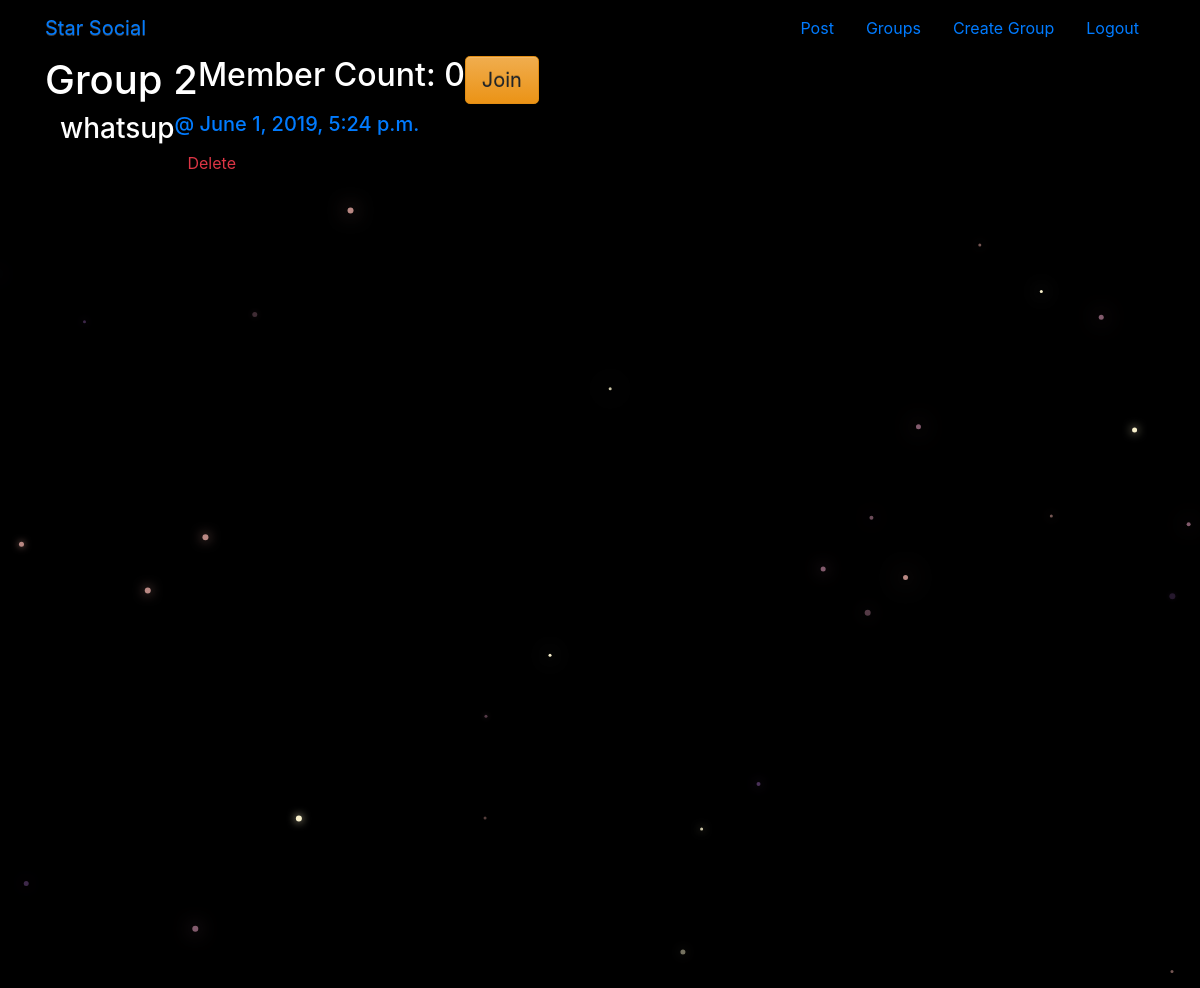
Page /groups/posts/in/group-2/ (signed in) on the committed database.
### groups/models.py (models this page shows, shortened)
class Group(models.Model):
    name = models.CharField(max_length=255,unique=True)
    slug = models.SlugField(allow_unicode=True,unique=True)
    description = models.TextField(blank=True,default='')
    description_html = models.TextField(editable=False,default='',blank=True)
    members = models.ManyToManyField(User,through='GroupMember')
    class Meta:
        ordering = ['name']

### posts/models.py (models this page shows, shortened)
class Post(models.Model):
    user = models.ForeignKey(User,related_name='post',on_delete=models.CASCADE)
    created_at = models.DateTimeField(auto_now=True)
    message = models.TextField()
    message_html = models.TextField(editable=False)
    group = models.ForeignKey(Group,related_name='posts',null=True,blank=True,on_delete=models.CASCADE)
    class Meta:
        ordering = ['created_at']
        unique_together = ['user','message']

### groups/views.py (the view)
# urls.py: path('posts/in/<slug>/',views.SingleGroup.as_view(),name='single'),
class SingleGroup(generic.DetailView):
    model = Group

### groups/templates/groups/group_detail.html (shortened to what this page needs)
{% extends "groups/group_base.html" %}
{% block pregroup %}
  <h1>{{group.name}}</h1>
  <h2>Member Count: {{group.members.count}}</h2>
  <div class="content">
    {% if user in group.members.all %}
      <a href="{% url 'groups:leave' slug=group.slug %}"
         class ='btn btn-lg btn-fill btn-warning'><span
         class='glyphicon glyphicon-remove-circle'></span>Leave</a>
    {% else %}
      <a href="{% url 'groups:join' slug=group.slug %}"
         class ='btn btn-lg btn-fill btn-warning'>Join</a>
    {% endif %}
  </div>
{% endblock %}
{% block group_content %}
  <div class="col-md-8">
    {% if group.posts.count == 0 %}
      <h2>No posts in this group yet!</h2>
    {% else %}
      {% for post in group.posts.all %}
        {% include "posts/_post.html" %}
      {% endfor %}
    {% endif %}
  </div>
{% endblock %}

### posts/templates/posts/_post.html (shortened to what this page needs)
<div class="post media">
  <h3>{{post.message_html|safe}}</h3>
  <div class="media-body">
    <h5 class='media-heading'>
    <span class='username'>
      <a href="{% url 'posts:for_user' username=post.user.username %}">@{{posts.user.username}}</a>
    </span>
    <time class='time'>
      <a href="{% url 'posts:single' username=post.user.username pk=post.pk %}">
        {{post.created_at}}
      </a>
    </time>
    </h5>
    <div class="media-footer">
      {% if user.is_authenticated and post.user == user %}
        <a href="{% url 'posts:delete' pk=post.pk %}" title='delete' class='btn btn-simple'>
          <span class='text-danger icon-label'>Delete</span>
        </a>
      {% endif %}
    </div>
  </div>
</div>

### static/starsocial/css/master.css (style rules this page uses)
body { margin: 0; overflow: hidden; background-color: black; color:white; }

### rows in the picture
Group: name "Group 2", members.count "0"
Post: message_html "whatsup", created_at "June 1, 2019, 5:24 p.m.", shows "Delete"
